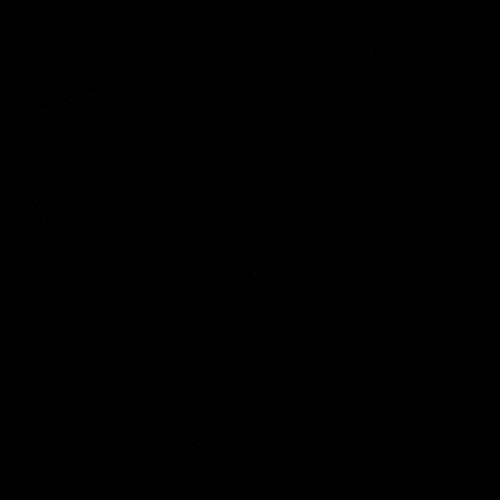
Frame 1 (no input)
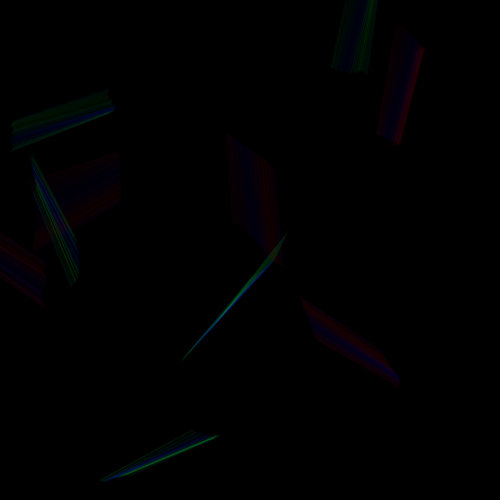
Frame 60 (the mouse pressed at the canvas centre just before this capture)
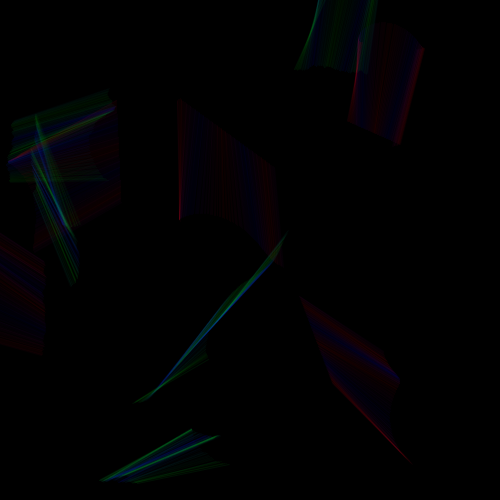
Frame 120 (the mouse held since frame 60 and released just before this capture)

The Processing sketch that drew these frames (run headless with seeded random() and noise(); from frame 60 on, the mouse is pressed at the canvas centre):

// Processing sketch: processing_152372
// ── processing_152372.pde

/*
 * Creative Coding
 * Week 3, 04 - spinning top: curved motion with sin() and cos()
 * by Indae Hwang and Jon McCormack
 * Copyright (c) 2014 Monash University
 *adapted by Kim Vickery
 * This sketch is the first cut at translating the motion of a spinning top
 * to trace a drawing path. This sketch traces a path using sin() and cos()
 *
 */


float[] x;      // current drawing position
float[] y;
float[] dx;    // change in position at each frame
float[] dy;
float[] bx;
float[] by;
float[] ang;
float[] ang_ch;
int num = int(random (8,12));        // number of tops
int frwidth  =500;
int frheight =500;
int green = 128;
int blue  = 128;
int red   =128;
boolean fadeToGreen = true;
boolean fadeToRed = true;
float fadeColorSpeed = 2;

void setup() {
  size(500, 500);
  
  x= new float [num];
  y= new float [num];
  dx  = new float [num];
  dy= new float [num];
  ang = new float[num];
  ang_ch = new float[num];
  bx= new float [num];
  by= new float [num];

  for (int i=0; i<num; i++) { 
    // initial position in the screen
    x[i] = random(frwidth);
    y[i] = random(frheight);
    // dx and dy are the small change in position each frame
    dx[i] = random(-1, 1);
    dy[i] = random(-1, 1);
    ang[i] = random(360);
    ang_ch[i] = random(-0.1, 0.1);
    background(0);
  }
} 
void draw() {
  for (int i=0; i<num; i++) { 

    float rad = radians(frameCount);

    // calculate new position
    x[i] += dx[i];
    y[i] += dy[i];
    ang[i] += ang_ch[i];
    float max = 1;
    float min = -1;

    //When the shape hits the edge of the window, it reverses its direction and changes velocity
    if (x[i] > frwidth-100 || x[i] < 100) {
      dx[i] = dx[i] > 0 ? -random(min, max) : random(min, max);
    }

    if (y[i] > frheight-100 || y[i] < 100) {
      dy[i] = dy[i] > 0 ? -random(min, max) : random(min, max);
    }

    bx[i] = x[i] + 100 * sin(radians(ang[i]));
    by[i] = y[i] + 100 * cos(radians(ang[i]));

    float radius = 100*sin(rad*0.1);
    float handX  = bx[i] + radius * sin(rad*3);
    float handY  = by[i] + radius * cos(rad*3);

    // if number one line then blue-green, if number2 line then red-purple
if ((i%2)==0){ //even case for i
    if (fadeToGreen)
    {
      green = (int)(green + fadeColorSpeed);
      blue  = (int)(blue  - fadeColorSpeed);
    } else
    {
      green = (int)(green - fadeColorSpeed);
      blue  = (int)(blue  + fadeColorSpeed);
    }

    // maximum green
    if (green >= 255) { 
      fadeToGreen = false;
    }
    if (green <= 0)
    {
      fadeToGreen = true;
    }
   
    stroke( 0, green, blue,10);
    strokeWeight(1);
    line(x[i], y[i], handX, handY);
}
if ((i%2)!=0){//odd
    if (fadeToRed)
    {
      red = (int)(red + fadeColorSpeed);
    } else
    {
      red = (int)(red - fadeColorSpeed);
    }

    // maximum red
    if (red >= 255) { 
      fadeToRed = false;
    }
    if (red <= 0)
    {
      fadeToRed = true;
    }

    stroke( red, 0, blue,10);
    strokeWeight(1);
    line( x[i], y[i], handX, handY );
    
  }
}
}
